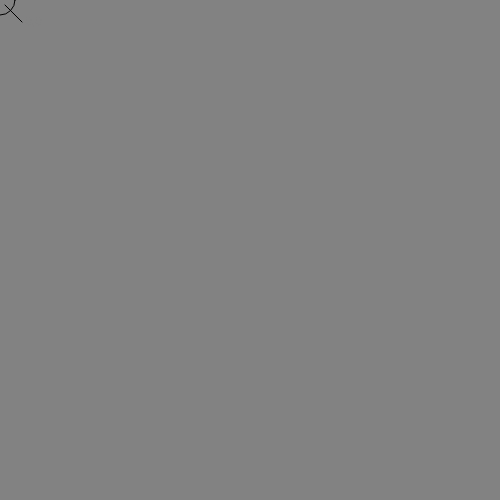
Frame 1 (no input)
Frame 60 (no input): identical to frame 1, image omitted
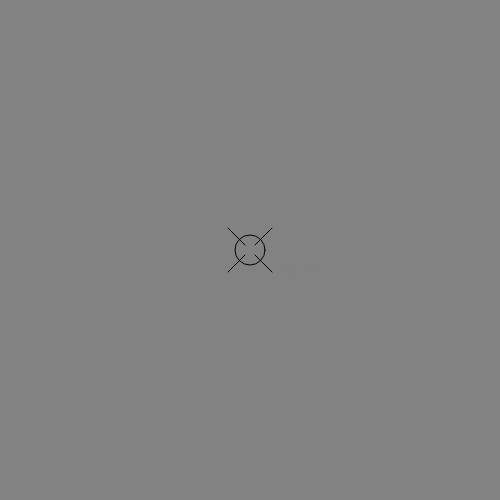
Frame 120 (the mouse pressed at the canvas centre since frame 60)

The p5.js sketch that drew these frames (run headless with seeded random() and noise() and a simulated clock; from frame 60 on, the mouse is pressed at the canvas centre):

// p5.js sketch
// ── sketch.js
function setup() {
    createCanvas(500, 500);
}

function draw() {
    background(130);
    fill(130);
    ellipse(mouseX, mouseY, 30);
    line (mouseX - 5, mouseY - 5, mouseX - 22, mouseY - 22);
    line (mouseX + 5, mouseY + 5, mouseX + 22, mouseY + 22);
    line (mouseX + 5, mouseY - 5, mouseX + 22, mouseY - 22);
    line (mouseX - 5, mouseY + 5, mouseX - 22, mouseY + 22);
    text (mouseX + "," + mouseY, mouseX + 25, mouseY + 25);
}
